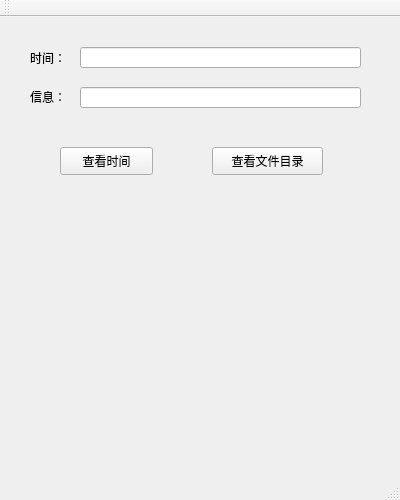
<?xml version="1.0" encoding="UTF-8"?>
<ui version="4.0">
 <class>MainWindow</class>
 <widget class="QMainWindow" name="MainWindow">
  <property name="geometry">
   <rect>
    <x>0</x>
    <y>0</y>
    <width>400</width>
    <height>500</height>
   </rect>
  </property>
  <property name="windowTitle">
   <string>MainWindow</string>
  </property>
  <widget class="QWidget" name="centralWidget">
   <widget class="QLineEdit" name="lineEdit">
    <property name="geometry">
     <rect>
      <x>80</x>
      <y>30</y>
      <width>281</width>
      <height>21</height>
     </rect>
    </property>
   </widget>
   <widget class="QLabel" name="label">
    <property name="geometry">
     <rect>
      <x>30</x>
      <y>30</y>
      <width>41</width>
      <height>21</height>
     </rect>
    </property>
    <property name="text">
     <string>时间：</string>
    </property>
   </widget>
   <widget class="QLineEdit" name="lineEdit_2">
    <property name="geometry">
     <rect>
      <x>80</x>
      <y>70</y>
      <width>281</width>
      <height>21</height>
     </rect>
    </property>
   </widget>
   <widget class="QLabel" name="label_2">
    <property name="geometry">
     <rect>
      <x>30</x>
      <y>70</y>
      <width>41</width>
      <height>20</height>
     </rect>
    </property>
    <property name="text">
     <string>信息：</string>
    </property>
   </widget>
   <widget class="QPushButton" name="pushButton">
    <property name="geometry">
     <rect>
      <x>60</x>
      <y>130</y>
      <width>93</width>
      <height>28</height>
     </rect>
    </property>
    <property name="text">
     <string>查看时间</string>
    </property>
   </widget>
   <widget class="QPushButton" name="pushButton_2">
    <property name="geometry">
     <rect>
      <x>212</x>
      <y>130</y>
      <width>111</width>
      <height>28</height>
     </rect>
    </property>
    <property name="text">
     <string>查看文件目录</string>
    </property>
   </widget>
  </widget>
  <widget class="QMenuBar" name="menuBar">
   <property name="geometry">
    <rect>
     <x>0</x>
     <y>0</y>
     <width>400</width>
     <height>26</height>
    </rect>
   </property>
  </widget>
  <widget class="QToolBar" name="mainToolBar">
   <attribute name="toolBarArea">
    <enum>TopToolBarArea</enum>
   </attribute>
   <attribute name="toolBarBreak">
    <bool>false</bool>
   </attribute>
  </widget>
  <widget class="QStatusBar" name="statusBar"/>
 </widget>
 <layoutdefault spacing="6" margin="11"/>
 <resources/>
 <connections/>
</ui>
